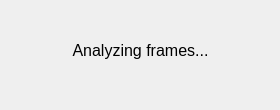
<?xml version="1.0" encoding="UTF-8"?>
<ui version="4.0">
 <class>waitDialog</class>
 <widget class="QDialog" name="waitDialog">
  <property name="geometry">
   <rect>
    <x>0</x>
    <y>0</y>
    <width>280</width>
    <height>110</height>
   </rect>
  </property>
  <property name="windowTitle">
   <string>Dialog</string>
  </property>
  <widget class="QLabel" name="label">
   <property name="geometry">
    <rect>
     <x>40</x>
     <y>10</y>
     <width>201</width>
     <height>81</height>
    </rect>
   </property>
   <property name="font">
    <font>
     <pointsize>12</pointsize>
     <weight>50</weight>
     <italic>false</italic>
     <bold>false</bold>
    </font>
   </property>
   <property name="text">
    <string>Analyzing frames...</string>
   </property>
   <property name="alignment">
    <set>Qt::AlignCenter</set>
   </property>
  </widget>
 </widget>
 <resources/>
 <connections/>
</ui>
